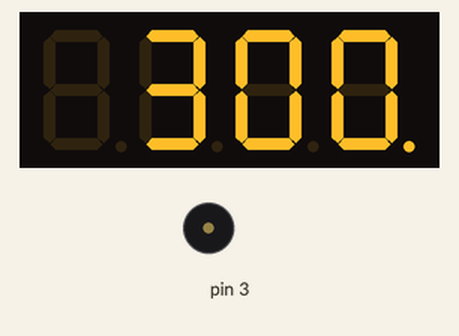
Simulated run of this sketch. Board: Arduino Uno, built with avr-gcc and run on an emulated ATmega328P. Shown: 4-digit seven-segment display, buzzer (waves = sounding).

Above: at 0.15 s.
At 9.75 s:
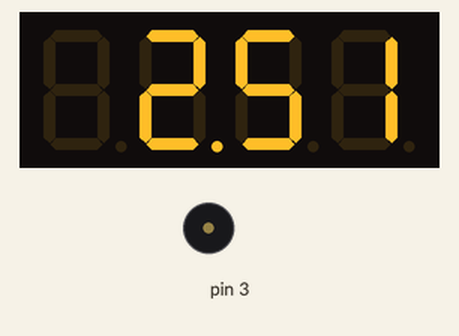
At 19.66 s:
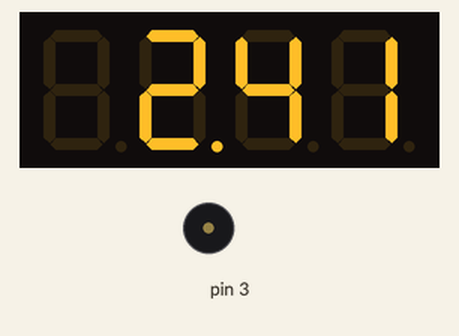
At 39.17 s:
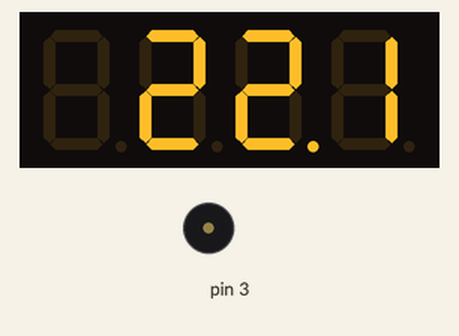
Timing chart, 0 to 40.0 s (numbered marks = the images above):
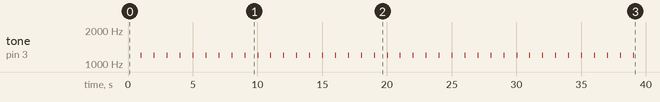

Measured:
- by itself, tone on pin 3: alternates 1200 Hz for 0.03 s and silent for 0.97 s

The sketch:

arduino.ino
```cpp
/*

testWholeDisplay.ino

-test each segment in the display

-a simple example using Dean Reading's SevSeg library to light up all 4 digits plus the 4 decimal points on a 4 digit display

-the purpose of this example is to ensure you have the wires all hooked up right for every segment and digit, and to troubleshoot the display and wiring

 to ensure *every* segment and period lights up

By Gabriel Staples

Website: http://www.ElectricRCAircraftGuy.com

My contact info is available by clicking the "Contact Me" tab at the top of my website.

Written: 1 Oct. 2015

Last Updated: 1 Oct. 2015

*/

/*

LICENSING:

-this *example file* only is modified from Dean Reading's original example, and is in the public domain.

Dean Reading's SevSeg library is as follows:

Copyright 2014 Dean Reading

Licensed under the Apache License, Version 2.0 (the "License");

you may not use this file except in compliance with the License.

You may obtain a copy of the License at

http://www.apache.org/licenses/LICENSE-2.0

Unless required by applicable law or agreed to in writing, software

distributed under the License is distributed on an "AS IS" BASIS,

WITHOUT WARRANTIES OR CONDITIONS OF ANY KIND, either express or implied.

See the License for the specific language governing permissions and

limitations under the License.

*/

#include <SevSeg.h>

#include "TimerOne.h"

SevSeg sevseg; //Instantiate a seven segment controller object

int Fen = 3;

int Miao = 00;

void setup()

{
  Serial.begin(9600);
  byte numDigits = 4;

  byte digitPins[] = {4, 7, 8, A0}; //Digits: 1,2,3,4 <--put one resistor (ex: 220 Ohms, or 330 Ohms, etc, on each digit pin)

  byte segmentPins[] = {5, 9, A2, A4, A5, 6, A1, A3}; //Segments: A,B,C,D,E,F,G,Period

  sevseg.begin(COMMON_CATHODE, numDigits, digitPins, segmentPins);

  sevseg.setBrightness(10); //Note: 100 brightness simply corresponds to a delay of 2000us after lighting each segment. A brightness of 0

                            //is a delay of 1us; it doesn't really affect brightness as much as it affects update rate (frequency).

                            //Therefore, for a 4-digit 7-segment + pd, COMMON_ANODE display, the max update rate for a "brightness" of 100 is 1/(2000us*8) = 62.5Hz.

                            //I am choosing a "brightness" of 10 because it increases the max update rate to approx. 1/(200us*8) = 625Hz.


                            //This is preferable, as it decreases aliasing when recording the display with a video camera....I think.

  Timer1.initialize(1000000);//初始化定时器为1s

  Timer1.attachInterrupt( timerIsr );//设置中断回调函数

}

void loop() {

 if(Fen>=0){
  static byte decPlace = 0;
  sevseg.setNumber(Fen * 100 + Miao,decPlace); //设置要显示的数据，不显示小数点
  decPlace++;
  decPlace %= 3;
  sevseg.refreshDisplay(); // 必须重复运行刷新数码管显示

}else{
  static byte decPlace = 0;
  sevseg.setNumber(0000,0); //设置要显示的数据，不显示小数点
  decPlace++;
  decPlace %= 3;
  sevseg.refreshDisplay(); // 必须重复运行刷新数码管显示

  tone(3,1500);
  }
}

void timerIsr()//定时器中断处理函数

{

  Miao--;

 tone(3,1200,25);
  if (Miao < 0)

  {

    Miao = 59;

    Fen--;
    //Serial.print(Fen);


  }

}
```
